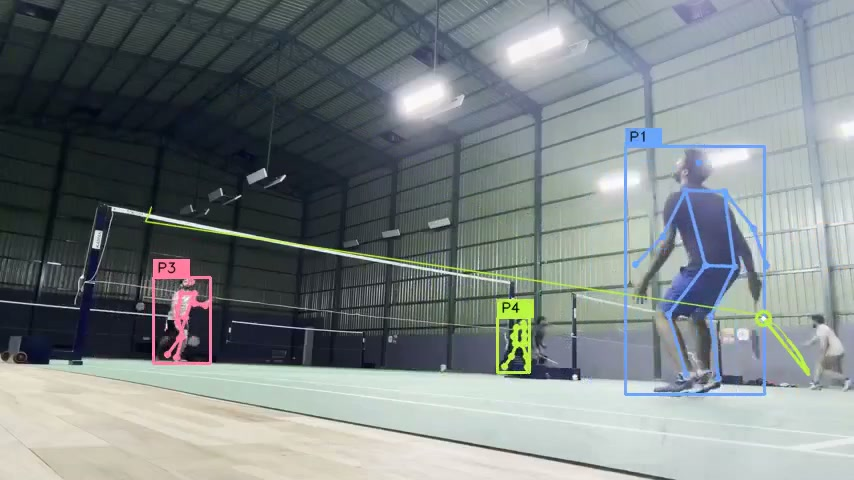
#> input picture web/assets/baddy-rally-tracked-original.jpg, 854 x 480 px; its folder holds only this picture in this run
$ python -i court.py   (imports and definitions only)
#> lines starting #> are read from the running program, lines starting #| are printed output that depends on the picture; after the words box and inside, x2 and y2 are one past the last pixel; in counts of white or black regions, pixels touching at a corner belong together
"""Court geometry: find the badminton court's boundary lines and corners in
source frames, and fit an image→court-plane homography from the known BWF
court dimensions.

Detection is classical CV — court lines are bright, low-saturation strokes on
the mat, so we mask them, pull long Hough segments, split them into
horizontal-ish (baselines, service lines, net) and side candidates by angle,
and intersect the extreme lines to get the outer quad. Cheap enough to run on
the VM for every job. A Gemini corner-refinement pass is queued as TASK-023
for ambiguous frames; this module stands alone so it can be unit-tested.

The homography maps normalized image points to court-plane METERS
(x across the 6.10m width, y along the 13.40m length, far baseline at y=0).
That projection powers court-space player heatmaps and the 3D rally view.

Corners are ordered [far-left, far-right, near-right, near-left] in image
space — i.e. top-left, top-right, bottom-right, bottom-left for a normal
behind-the-baseline camera.
"""
from __future__ import annotations

import numpy as np

COURT_WIDTH_M = 6.10    # doubles court width
COURT_LENGTH_M = 13.40  # full court length
# Court-plane targets for the ordered image corners.
COURT_PLANE = [(0.0, 0.0), (COURT_WIDTH_M, 0.0),
               (COURT_WIDTH_M, COURT_LENGTH_M), (0.0, COURT_LENGTH_M)]

DETECT_HEIGHT = 360     # downscale before detection; lines survive, cost doesn't


def _cv2():
    try:
        import cv2
        return cv2
    except ImportError:
        return None


# [22 lines left out: functions solve_homography, project, not called in this run]


def _line_mask(frame_bgr: np.ndarray):
    """Bright + low-saturation pixels — court paint against the mat."""
    cv2 = _cv2()
    hsv = cv2.cvtColor(frame_bgr, cv2.COLOR_BGR2HSV)
    s, v = hsv[:, :, 1], hsv[:, :, 2]
    mask = ((v > 150) & (s < 90)).astype(np.uint8) * 255
    mask = cv2.morphologyEx(mask, cv2.MORPH_CLOSE, np.ones((3, 3), np.uint8))
    return mask


def _segments(mask: np.ndarray) -> list[tuple[float, float, float, float]]:
    cv2 = _cv2()
    h, w = mask.shape[:2]
    lines = cv2.HoughLinesP(mask, rho=1, theta=np.pi / 180, threshold=40,
                            minLineLength=int(w * 0.22), maxLineGap=10)
    if lines is None:
        return []
    return [tuple(float(v) for v in ln[0]) for ln in lines[:80]]


def _angle_deg(seg) -> float:
    x1, y1, x2, y2 = seg
    return abs(np.degrees(np.arctan2(y2 - y1, x2 - x1))) % 180


def _intersect(a, b) -> tuple[float, float] | None:
    """Intersection of two segments extended to infinite lines."""
    x1, y1, x2, y2 = a
    x3, y3, x4, y4 = b
    d = (x1 - x2) * (y3 - y4) - (y1 - y2) * (x3 - x4)
    if abs(d) < 1e-9:
        return None
    px = ((x1 * y2 - y1 * x2) * (x3 - x4) - (x1 - x2) * (x3 * y4 - y3 * x4)) / d
    py = ((x1 * y2 - y1 * x2) * (y3 - y4) - (y1 - y2) * (x3 * y4 - y3 * x4)) / d
    return px, py


def _quad_area(c: list[tuple[float, float]]) -> float:
    area = 0.0
    for i in range(4):
        x1, y1 = c[i]
        x2, y2 = c[(i + 1) % 4]
        area += x1 * y2 - x2 * y1
    return abs(area) / 2.0


def detect_frame(frame_bgr: np.ndarray) -> dict | None:
    """Detect the outer court quad in one BGR frame.

    Returns {corners, lines, net, score} with all coordinates normalized to the
    frame, or None when no plausible court is found.
    """
    cv2 = _cv2()
    if cv2 is None:
        return None
    H0, W0 = frame_bgr.shape[:2]
    scale = DETECT_HEIGHT / H0
    small = cv2.resize(frame_bgr, (int(W0 * scale), DETECT_HEIGHT))
    h, w = small.shape[:2]
    segs = _segments(_line_mask(small))
    if not segs:
        return None

    horiz = [s for s in segs if _angle_deg(s) < 28 or _angle_deg(s) > 152]
    sides = [s for s in segs if 28 <= _angle_deg(s) <= 152]
    if len(horiz) < 2 or len(sides) < 2:
        return None

    mid_y = lambda s: (s[1] + s[3]) / 2
    mid_x = lambda s: (s[0] + s[2]) / 2
    top = min(horiz, key=mid_y)
    bottom = max(horiz, key=mid_y)
    left = min(sides, key=mid_x)
    right = max(sides, key=mid_x)
    if mid_y(bottom) - mid_y(top) < h * 0.2:
        return None

    quad = []
    for a, b in ((top, left), (top, right), (bottom, right), (bottom, left)):
        p = _intersect(a, b)
        if p is None:
            return None
        quad.append(p)
    tl, tr, br, bl = quad
    corners = [tl, tr, br, bl]
    if _quad_area(corners) < w * h * 0.12:
        return None
    if not all(-0.15 * w <= x <= 1.15 * w and -0.15 * h <= y <= 1.15 * h
               for x, y in corners):
        return None

    # The net reads as a strong horizontal strictly inside the quad.
    inner = [s for s in horiz
             if mid_y(top) + h * 0.08 < mid_y(s) < mid_y(bottom) - h * 0.08]
    net = max(inner, key=lambda s: abs(s[2] - s[0])) if inner else None

    norm_pt = lambda x, y: [round(x / w, 4), round(y / h, 4)]
    norm_seg = lambda s: [round(s[0] / w, 4), round(s[1] / h, 4),
                          round(s[2] / w, 4), round(s[3] / h, 4)]
    boundary = [norm_seg(s) for s in (top, right, bottom, left)]
    score = min(1.0, 0.55 + 0.1 * min(len(horiz), 3) + 0.1 * min(len(sides), 2))
    return {
        "corners": [norm_pt(*p) for p in corners],
        "lines": boundary,
        "net": norm_seg(net) if net else None,
        "score": round(score, 3),
    }


# Below this confidence the classical result is weak enough to ask Gemini for
# a second opinion on the corners (TASK-023).
GEMINI_CONFIDENCE_FLOOR = 0.5
# Below this, a CV-only quad (Gemini declined or unavailable) is returned as
# status "low_confidence" instead of "ok" — its geometry never drives heatmaps
# or 3D reconstruction, only the Studio's provisional display (TASK-032).
ACCEPT_CONFIDENCE_FLOOR = 0.35

_CORNER_SCHEMA = {
    "type": "object",
    "properties": {
        "court_visible": {"type": "boolean"},
        "corners": {
            "type": "array",
            "minItems": 4,
            "maxItems": 4,
            "items": {
                "type": "object",
                "properties": {"x": {"type": "number"}, "y": {"type": "number"}},
                "required": ["x", "y"],
            },
        },
    },
    "required": ["court_visible"],
}

_CORNER_PROMPT = (
    "This is one frame of a badminton match video. Find the four corners of the "
    "OUTER court boundary (the doubles sidelines meeting the baselines — the "
    "outermost painted rectangle of the court the players are on). Return "
    "normalized image coordinates (0..1, x rightward, y downward), ordered: "
    "far-left corner, far-right corner, near-right corner, near-left corner "
    "(far = the baseline further from the camera). If you cannot confidently "
    "locate all four corners of one court, set court_visible=false."
)


# [212 lines left out: functions _grab_frames, _valid_quad, _gemini_corners, _normalize_handedness, _net_from_homography, _result_from_corners and 2 more, not called in this run]

>>> import cv2
>>> picture = cv2.imread('../../web/assets/baddy-rally-tracked-original.jpg')
#> picture is the input picture: shape (480, 854, 3); mean B, G, R 131.7, 130.6, 122.6
>>> result = detect_frame(picture)
#> in _line_mask, `s, v = hsv[:, :, 1], hsv[:, :, 2]`:
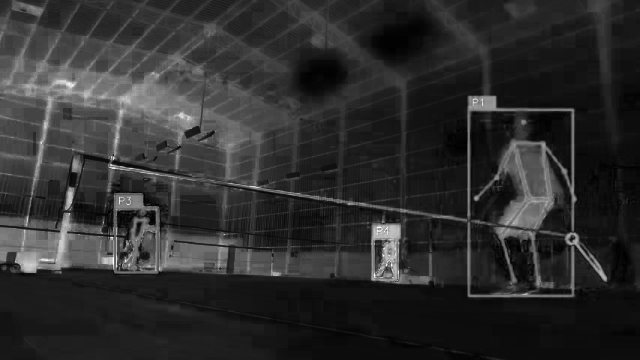
#> s: shape (360, 640); min 0, max 255, mean 46
#> in _line_mask, `s, v = hsv[:, :, 1], hsv[:, :, 2]`:
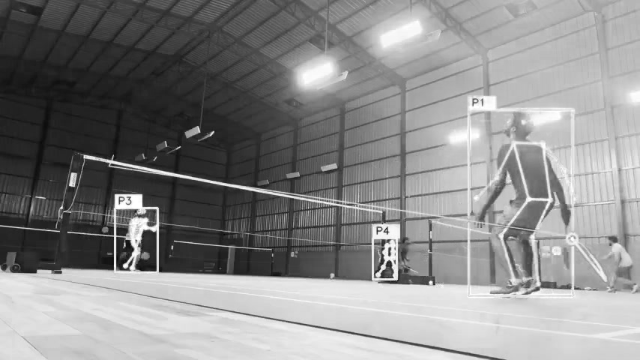
#> v: shape (360, 640); min 8, max 255, mean 137.5
#> in _line_mask, `mask = ((v > 150) & (s < 90)).astype(np.uint8) * 255`:
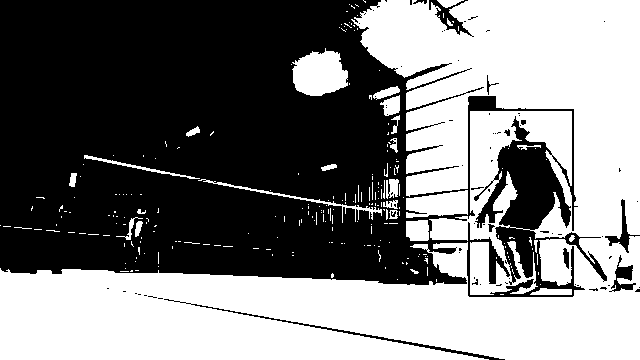
#> mask: shape (360, 640); 48.5% white; 240 white regions (211 under 20 px), largest, box (x1, y1, x2, y2) and area: (0, 0, 640, 360) 104534, (292, 48, 348, 96) 1954, (406, 190, 468, 218) 1288
#> in _line_mask, `mask = cv2.morphologyEx(mask, cv2.MORPH_CLOSE, np.ones((3, 3), np.uint..`:
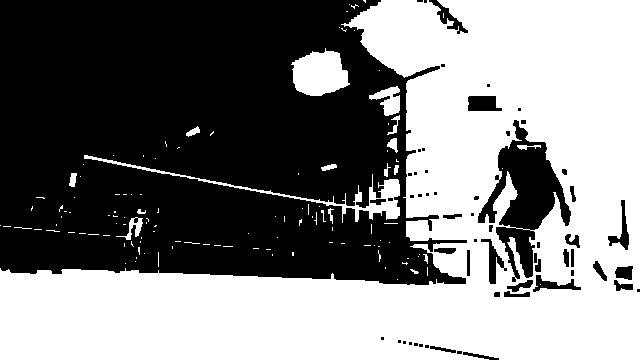
#> mask: shape (360, 640); 50.2% white; 58 black regions (30 under 20 px), largest, box (x1, y1, x2, y2) and area: (0, 0, 467, 285) 105116, (478, 120, 571, 282) 5818, (468, 96, 502, 111) 434
#> in _segments, `lines = cv2.HoughLinesP(mask, rho=1, theta=np.pi / 180, threshold=40, ..`: lines = 228 rows, first 6: [0, 292, 639, 325], [0, 294, 639, 350], [0, 350, 520, 359], [0, 347, 472, 356], [0, 272, 639, 317], [0, 300, 639, 356]
#> in detect_frame, `segs = _segments(_line_mask(small))`: segs = 80 items, first 6: (0, 292, 639, 325), (0, 294, 639, 350), (0, 350, 520, 359), (0, 347, 472, 356), (0, 272, 639, 317), (0, 300, 639, 356)
#> in detect_frame, `horiz = [s for s in segs if _angle_deg(s) < 28 or _angle_deg(s) > 152]`: horiz = 67 items, first 6: (0, 292, 639, 325), (0, 294, 639, 350), (0, 350, 520, 359), (0, 347, 472, 356), (0, 272, 639, 317), (0, 300, 639, 356)
#> in detect_frame, `sides = [s for s in segs if 28 <= _angle_deg(s) <= 152]`: sides = [(364, 0, 509, 145), (458, 0, 639, 250), (452, 0, 624, 266), (351, 21, 511, 181), (353, 6, 498, 151), (375, 94, 516, 193), (354, 17, 497, 160), (413, 0, 639, 260), (351, 19, 510, 178), (455, 0, 639, 272), (561, 0, 639, 241), (568, 0, 639, 234), (374, 95, 515, 197)]
#> in detect_frame, `top = min(horiz, key=mid_y)`: top = (341, 24, 621, 0)
#> in detect_frame, `bottom = max(horiz, key=mid_y)`: bottom = (0, 355, 281, 359)
#> in detect_frame, `left = min(sides, key=mid_x)`: left = (353, 6, 498, 151)
#> in detect_frame, `right = max(sides, key=mid_x)`: right = (568, 0, 639, 234)
#> the loop in detect_frame, `for a, b in ((top, left), (top, right), (bottom, right), (bottom, left..` made 4 passes
#> (x1 in _intersect, y1 in _intersect, x2 in _intersect, y2 in _intersect, x3 in _intersect, y3 in _intersect, x4 in _intersect, y4 in _intersect) on passes 1 to 4: (341, 24, 621, 0, 353, 6, 498, 151), (341, 24, 621, 0, 568, 0, 639, 234), (0, 355, 281, 359, 568, 0, 639, 234), (0, 355, 281, 359, 353, 6, 498, 151)
#> after the loop in detect_frame, `for a, b in ((top, left), (top, right), (bottom, right), (bottom, left..`: quad = [(368.6, 21.63), (569.3, 4.43), (678.6, 364.7), (712.1, 365.1)]
#> in detect_frame, `tl, tr, br, bl = quad`: tl = (368.6, 21.63); tr = (569.3, 4.43); br = (678.6, 364.7); bl = (712.1, 365.1)
#> in detect_frame, `corners = [tl, tr, br, bl]`: corners has the same summary as quad
#> the loop in _quad_area, `for i in range(4):` made 4 passes
#> (x1, y1, x2, y2, area) on passes 1 to 4: (368.6, 21.63, 569.3, 4.43, -10683.6), (569.3, 4.43, 678.6, 364.7, 193928.6), (678.6, 364.7, 712.1, 365.1, 182038.8), (712.1, 365.1, 368.6, 21.63, 62842.3)
#> after the loop in _quad_area, `for i in range(4):`: area = 62842.3
#> in detect_frame, `inner = [s for s in horiz if mid_y(top) + h * 0.08 < mid_y(s) < mid_y(..`: inner = 41 items, first 6: (0, 292, 639, 325), (0, 294, 639, 350), (0, 272, 639, 317), (0, 300, 639, 356), (0, 298, 639, 354), (62, 271, 639, 311)
#> in detect_frame, `net = max(inner, key=lambda s: abs(s[2] - s[0])) if inner else None`: net = (0, 292, 639, 325)
#> in detect_frame, `boundary = [norm_seg(s) for s in (top, right, bottom, left)]`: boundary = [[0.533, 0.0667, 0.97, 0], [0.887, 0, 0.998, 0.65], [0, 0.986, 0.439, 0.997], [0.552, 0.0167, 0.778, 0.419]]
#> in detect_frame, `score = min(1.0, 0.55 + 0.1 * min(len(horiz), 3) + 0.1 * min(len(sides..`: score = 1
#> result = {'corners': [[0.576, 0.0601], [0.89, 0.0123], [1.06, 1.01], [1.11, 1.01]], 'lines': [[0.533, 0.0667, 0.97, 0], [0.887, 0, 0.998, 0.65], [0, 0.986, 0.439, 0.997], [0.552, 0.0167, 0.778, 0.419]], 'net': [0, 0.811, 0.998, 0.903], 'score': 1}

$ run again, on web/assets/baddy-rally-upload-original.jpg
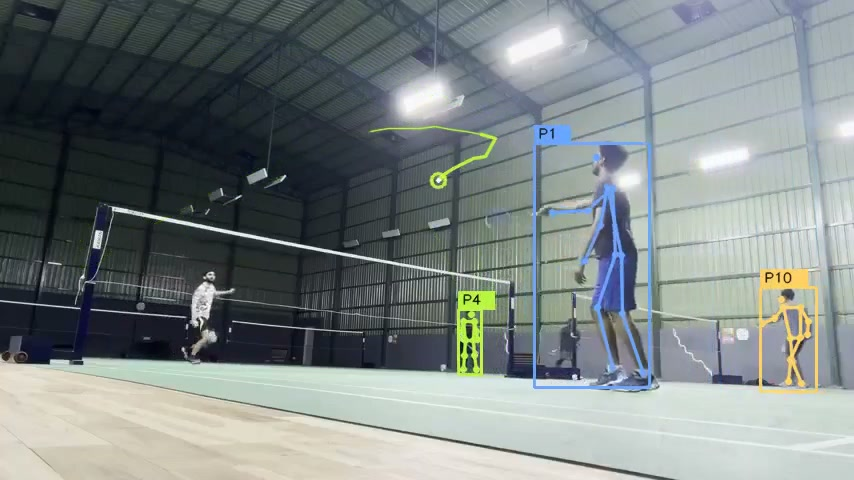
#> input picture web/assets/baddy-rally-upload-original.jpg, 854 x 480 px
#> picture is the input picture: shape (480, 854, 3); mean B, G, R 131.3, 131.7, 123.5
#> hsv: shape (360, 640, 3); mean H, S, V 83.7, 44.3, 137.5
#> in _line_mask, `s, v = hsv[:, :, 1], hsv[:, :, 2]`:
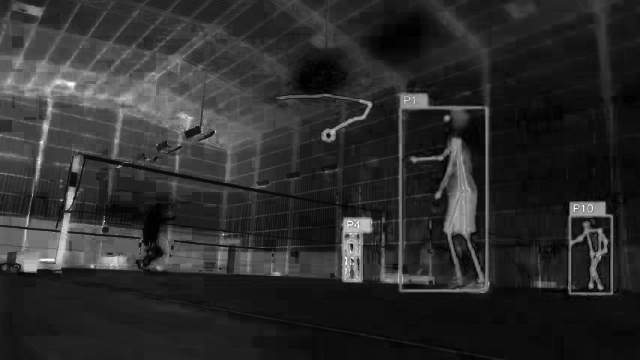
#> s: shape (360, 640); min 0, max 255, mean 44.3
#> in _line_mask, `mask = cv2.morphologyEx(mask, cv2.MORPH_CLOSE, np.ones((3, 3), np.uint..`:
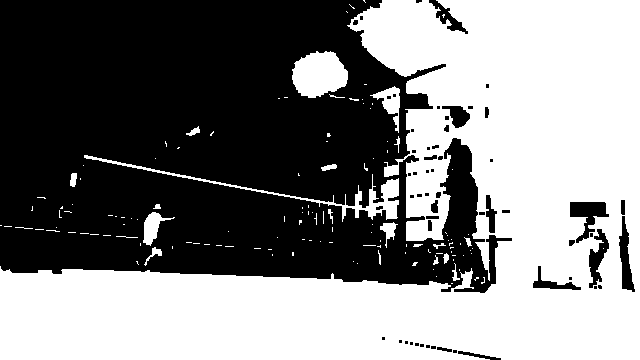
#> mask: shape (360, 640); 50.4% white; 57 black regions (34 under 20 px), largest, box (x1, y1, x2, y2) and area: (0, 0, 512, 293) 109994, (570, 202, 609, 243) 734, (619, 216, 635, 292) 587
#> lines = 281 rows, first 6: [0, 314, 639, 336], [0, 359, 639, 337], [0, 315, 634, 359], [38, 272, 639, 303], [0, 300, 639, 322], [0, 281, 639, 314]
#> segs = 80 items, first 6: (0, 314, 639, 336), (0, 359, 639, 337), (0, 315, 634, 359), (38, 272, 639, 303), (0, 300, 639, 322), (0, 281, 639, 314)
#> horiz = 48 items, first 6: (0, 314, 639, 336), (0, 359, 639, 337), (0, 315, 634, 359), (38, 272, 639, 303), (0, 300, 639, 322), (0, 281, 639, 314)
#> sides = 32 items, first 6: (349, 4, 639, 185), (352, 19, 638, 305), (380, 3, 578, 201), (390, 0, 591, 201), (367, 11, 639, 283), (391, 0, 639, 180)
#> top = (436, 0, 639, 3)
#> bottom = (257, 359, 457, 353)
#> left = (364, 0, 569, 205)
#> right = (580, 0, 639, 277)
#> the loop in detect_frame, `for a, b in ((top, left), (top, right), (bottom, right), (bottom, left..` made 4 passes
#> (b, x1 in _intersect, y1 in _intersect, x2 in _intersect, y2 in _intersect, x3 in _intersect, x4 in _intersect, y4 in _intersect) on passes 1 to 4: ((364, 0, 569, 205), 436, 0, 639, 3, 364, 569, 205), ((580, 0, 639, 277), 436, 0, 639, 3, 580, 639, 277), ((580, 0, 639, 277), 257, 359, 457, 353, 580, 639, 277), ((364, 0, 569, 205), 257, 359, 457, 353, 364, 569, 205)
#> after the loop in detect_frame, `for a, b in ((top, left), (top, right), (bottom, right), (bottom, left..`: quad = [(362.9, -1.08), (580.5, 2.13), (653.9, 347.1), (709.4, 345.4)]
#> tl = (362.9, -1.08); tr = (580.5, 2.13); br = (653.9, 347.1); bl = (709.4, 345.4)
#> corners has the same summary as quad
#> the loop in _quad_area, `for i in range(4):` made 4 passes
#> (x1, y1, x2, y2, area) on passes 1 to 4: (362.9, -1.08, 580.5, 2.13, 1401.7), (580.5, 2.13, 653.9, 347.1, 201476.9), (653.9, 347.1, 709.4, 345.4, 181125.3), (709.4, 345.4, 362.9, -1.08, 54996.7)
#> after the loop in _quad_area, `for i in range(4):`: area = 54996.7

$ run again, on web/assets/baddy-studio-editor-original.jpg
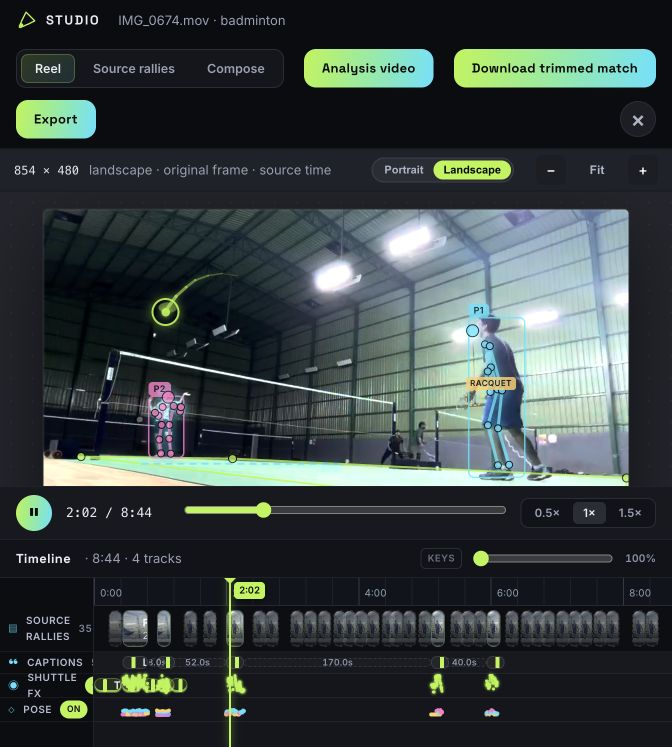
#> input picture web/assets/baddy-studio-editor-original.jpg, 672 x 747 px
#> picture is the input picture: shape (747, 672, 3); mean B, G, R 64.5, 64.3, 55.5
#> hsv: shape (360, 323, 3); mean H, S, V 103, 70, 69.6
#> in _line_mask, `s, v = hsv[:, :, 1], hsv[:, :, 2]`:
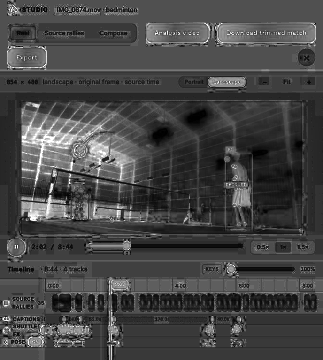
#> s: shape (360, 323); min 0, max 255, mean 70
#> in _line_mask, `mask = cv2.morphologyEx(mask, cv2.MORPH_CLOSE, np.ones((3, 3), np.uint..`:
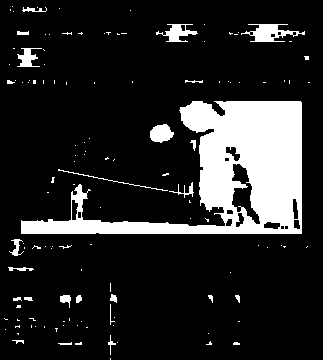
#> mask: shape (360, 323); 15% white; 127 white regions (102 under 20 px), largest, box (x1, y1, x2, y2) and area: (21, 101, 302, 234) 14712, (241, 24, 305, 42) 537, (156, 24, 198, 42) 335
#> lines = 78 rows, first 6: [21, 224, 290, 233], [21, 222, 301, 232], [21, 223, 296, 232], [183, 122, 301, 177], [21, 221, 95, 223], [192, 195, 286, 101]
#> segs = 78 items, first 6: (21, 224, 290, 233), (21, 222, 301, 232), (21, 223, 296, 232), (183, 122, 301, 177), (21, 221, 95, 223), (192, 195, 286, 101)
#> horiz = 28 items, first 6: (21, 224, 290, 233), (21, 222, 301, 232), (21, 223, 296, 232), (183, 122, 301, 177), (21, 221, 95, 223), (21, 229, 262, 233)
#> sides = 50 items, first 6: (192, 195, 286, 101), (196, 101, 301, 195), (194, 101, 301, 208), (200, 205, 301, 104), (192, 102, 301, 211), (191, 104, 301, 214)
#> top = (229, 32, 304, 31)
#> bottom = (21, 232, 110, 233)
#> left = (200, 140, 216, 213)
#> right = (274, 232, 296, 102)
#> the loop in detect_frame, `for a, b in ((top, left), (top, right), (bottom, right), (bottom, left..` made 4 passes
#> (x1 in _intersect, y1 in _intersect, x2 in _intersect, y2 in _intersect, x3 in _intersect, y3 in _intersect, x4 in _intersect, y4 in _intersect) on passes 1 to 4: (229, 32, 304, 31, 200, 140, 216, 213), (229, 32, 304, 31, 274, 232, 296, 102), (21, 232, 110, 233, 274, 232, 296, 102), (21, 232, 110, 233, 200, 140, 216, 213)
#> after the loop in detect_frame, `for a, b in ((top, left), (top, right), (bottom, right), (bottom, left..`: quad = [(176.5, 32.7), (308, 30.95), (273.5, 234.8), (220.7, 234.2)]
#> tl = (176.5, 32.7); tr = (308, 30.95); br = (273.5, 234.8); bl = (220.7, 234.2)
#> corners has the same summary as quad
#> the loop in _quad_area, `for i in range(4):` made 4 passes
#> (x1, y1, x2, y2, area) on passes 1 to 4: (176.5, 32.7, 308, 30.95, -4611), (308, 30.95, 273.5, 234.8, 59260.2), (273.5, 234.8, 220.7, 234.2, 71512.1), (220.7, 234.2, 176.5, 32.7, 37387.8)
#> after the loop in _quad_area, `for i in range(4):`: area = 37387.8
#> inner = [(183, 122, 301, 177), (58, 170, 231, 204), (192, 130, 301, 111), (184, 124, 300, 104), (191, 129, 301, 133), (185, 122, 288, 101), (58, 169, 164, 190), (189, 127, 301, 121), (190, 122, 298, 101), (186, 126, 301, 108), (183, 120, 283, 101)]
#> net = (58, 170, 231, 204)
#> boundary = [[0.709, 0.0889, 0.941, 0.0861], [0.848, 0.644, 0.916, 0.283], [0.065, 0.644, 0.341, 0.647], [0.619, 0.389, 0.669, 0.592]]
#> score = 1
#> result = 4 items

$ run again, on web/assets/hero.jpg
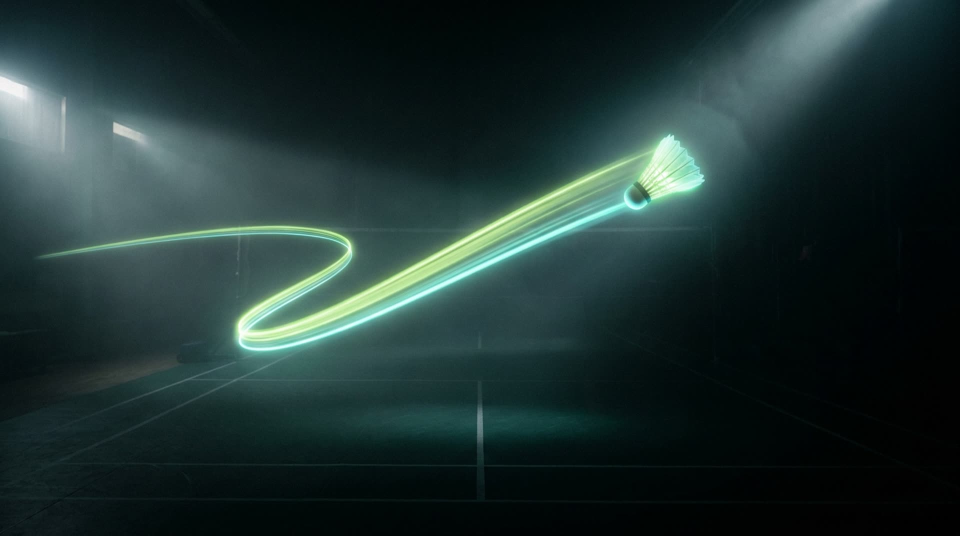
#> input picture web/assets/hero.jpg, 1920 x 1072 px (shown at 1/2 size)
#> picture is the input picture: shape (1072, 1920, 3); mean B, G, R 49.2, 50.6, 31.4
#> hsv: shape (360, 644, 3); mean H, S, V 87.5, 147.8, 51.6
#> in _line_mask, `s, v = hsv[:, :, 1], hsv[:, :, 2]`:
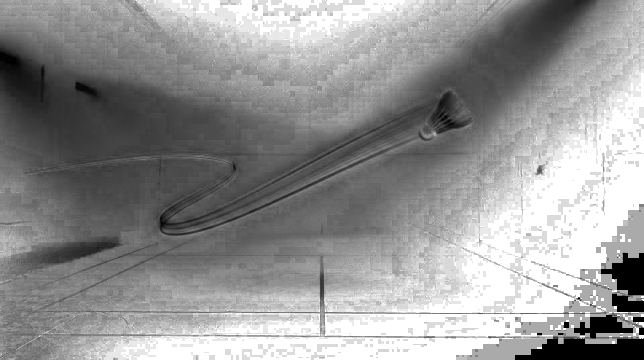
#> s: shape (360, 644); min 0, max 255, mean 147.8
#> in _line_mask, `mask = cv2.morphologyEx(mask, cv2.MORPH_CLOSE, np.ones((3, 3), np.uint..`:
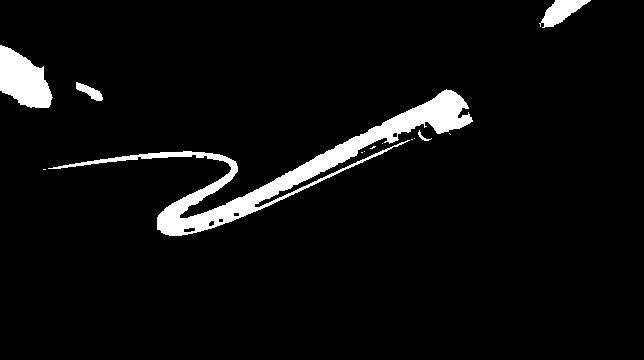
#> mask: shape (360, 644); 5% white; 13 white regions (8 under 20 px), largest, box (x1, y1, x2, y2) and area: (48, 89, 473, 236) 8420, (0, 45, 53, 108) 2181, (539, 0, 591, 28) 705, (76, 82, 103, 101) 233, (418, 130, 432, 141) 42
#> lines = 15 rows, first 6: [174, 235, 455, 92], [179, 235, 461, 98], [169, 235, 452, 91], [178, 235, 456, 94], [167, 234, 450, 90], [219, 225, 401, 144]
#> segs = 15 items, first 6: (174, 235, 455, 92), (179, 235, 461, 98), (169, 235, 452, 91), (178, 235, 456, 94), (167, 234, 450, 90), (219, 225, 401, 144)
#> horiz has the same summary as segs
#> sides = []
